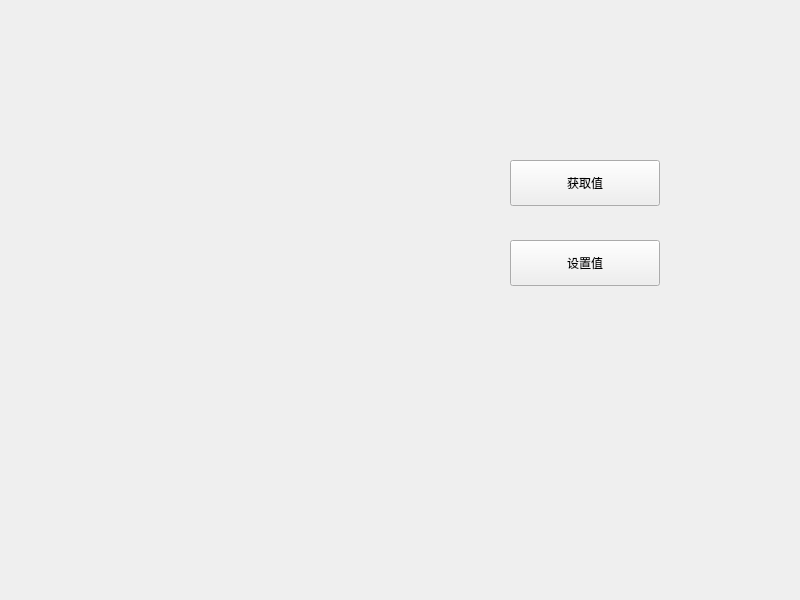
<?xml version="1.0" encoding="UTF-8"?>
<ui version="4.0">
 <class>Widget</class>
 <widget class="QWidget" name="Widget">
  <property name="geometry">
   <rect>
    <x>0</x>
    <y>0</y>
    <width>800</width>
    <height>600</height>
   </rect>
  </property>
  <property name="windowTitle">
   <string>Widget</string>
  </property>
  <widget class="smallWidget" name="xiaowidget" native="true">
   <property name="geometry">
    <rect>
     <x>79</x>
     <y>150</y>
     <width>341</width>
     <height>80</height>
    </rect>
   </property>
  </widget>
  <widget class="QPushButton" name="btn_Get">
   <property name="geometry">
    <rect>
     <x>510</x>
     <y>160</y>
     <width>150</width>
     <height>46</height>
    </rect>
   </property>
   <property name="text">
    <string>获取值</string>
   </property>
  </widget>
  <widget class="QPushButton" name="btn_Set">
   <property name="geometry">
    <rect>
     <x>510</x>
     <y>240</y>
     <width>150</width>
     <height>46</height>
    </rect>
   </property>
   <property name="text">
    <string>设置值</string>
   </property>
  </widget>
  <widget class="smallWidget" name="widget" native="true">
   <property name="geometry">
    <rect>
     <x>210</x>
     <y>450</y>
     <width>351</width>
     <height>80</height>
    </rect>
   </property>
  </widget>
 </widget>
 <customwidgets>
  <customwidget>
   <class>smallWidget</class>
   <extends>QWidget</extends>
   <header location="global">smallwidget.h</header>
   <container>1</container>
  </customwidget>
 </customwidgets>
 <resources/>
 <connections/>
</ui>
